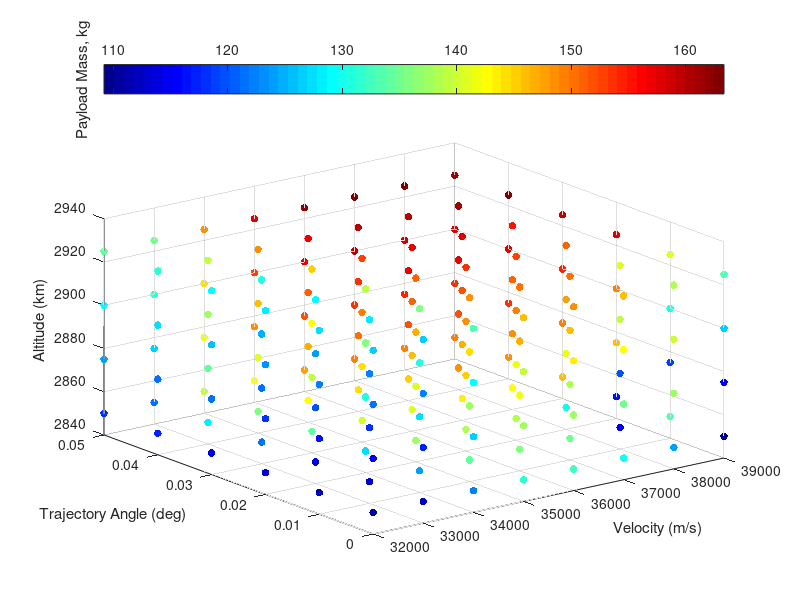
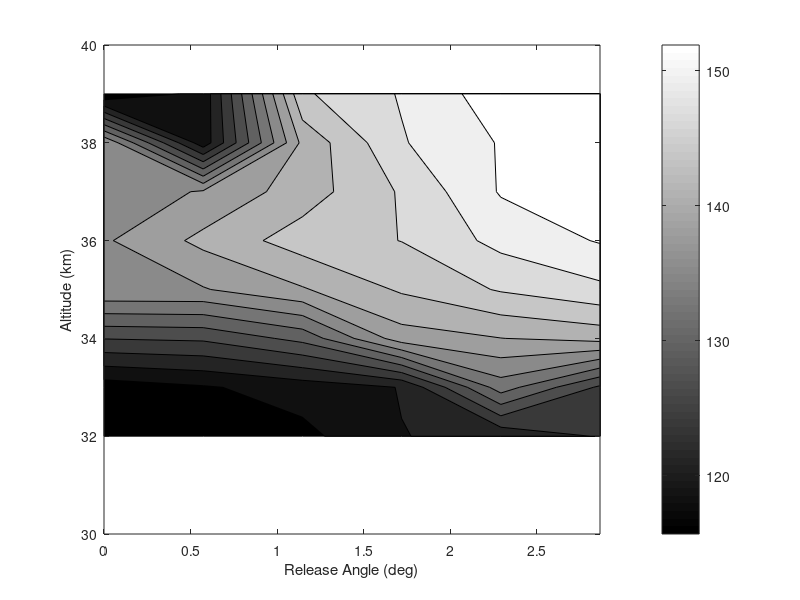

These charts were generated, in order, by the following MATLAB code: (Note: this script raises an error after producing the figures.)
% visualising third stage cost results
% clear all
ThirdStageData = sortrows(dlmread('thirdstageforvis.dat'));
Atmosphere = dlmread('atmosphere.txt');
% map = [0, 0, 0
%     0, 0, 0
%     .0, 0, 0
%     .2, 0, 0
%     .6, 0, 0.0
%     1.0, 0, 0];
% colormap(map)




colormap jet
scatter3(ThirdStageData(:,3),ThirdStageData(:,4),ThirdStageData(:,5),30,ThirdStageData(:,6), 'filled')

ylabel('Trajectory Angle (deg)')
xlabel('Velocity (m/s)')
zlabel('Altitude (km)')
c=colorbar('northoutside');
ylabel(c,'Payload Mass, kg')



% [Alt,Angle,Vel,Payload] = thirdstagemanipulation('thirdstage.dat');
% 
% [meshAlt,meshAngle,meshVel] = meshgrid(Alt,Angle,Vel);
% 
% for i = 1:length(Alt)
%     for j = 1:length(Angle)
%         for k = 1: length(Vel)
%             meshPayload(j,i,k) = interp3(meshAlt,meshAngle,meshVel,Payload,Alt(i),Angle(j),Vel(k));
% 
%         end
%     end
% end

[meshAlt,meshAngle,meshVel] = meshgrid(unique(ThirdStageData(:,3)),unique(ThirdStageData(:,4)),unique(ThirdStageData(:,5)));
meshPayload = permute(reshape(ThirdStageData(:,6),[length(unique(ThirdStageData(:,5))),length(unique(ThirdStageData(:,4))),length(unique(ThirdStageData(:,3)))]),[2 3 1]);

% 
% figure(2)
% ax1 = subplot(2,2,1);
% colormap(gray)
% C = contourf(meshAngle(:,:,1),meshAlt(:,:,1)/1000,meshPayload(:,:,1),13)
% 
% xlabel('Trajectory Angle (deg)')
% ylabel('Altitude (km)')
% title('2800 m/s')
% 
% 
% ax2 = subplot(2,2,2);
% colormap(gray)
% C = contourf(meshAngle(:,:,3),meshAlt(:,:,3)/1000,meshPayload(:,:,3),13)
% 
% xlabel('Trajectory Angle (deg)')
% ylabel('Altitude (km)')
% 
% title('2850 m/s')
% 
% ax3 = subplot(2,2,3);
% colormap(gray)
% C = contourf(meshAngle(:,:,5),meshAlt(:,:,5)/1000,meshPayload(:,:,5),13)
% 
% xlabel('Trajectory Angle (deg)')
% ylabel('Altitude (km)')
% 
% title('2900 m/s')
% 



% ax4 = subplot(2,2,4);
% colormap(gray)
% C = contourf(meshAngle(:,:,6),meshAlt(:,:,6)/1000,meshPayload3,13)
% c=colorbar('southoutside')
% c.LimitsMode = 'manual'
% c.Limits = [200 320]
% xlabel('Trajectory Angle (deg)')
% ylabel('Altitude (km)')
% ylabel(c,'Payload Mass, kg')
% 
% set([ax1 ax2 ax3 ax4],'clim',[200 320]);


 figure(200)

colormap(gray)
C = contourf(rad2deg(meshAngle(:,:,2)),meshAlt(:,:,2)/1000,meshPayload(:,:,2),13)
% C = contourf(rad2deg(meshAngle),meshAlt/1000,meshPayload,13)

xlabel('Release Angle (deg)')
ylabel('Altitude (km)')
% title('2750 m/s')
ylim([30 40])
c = colorbar;
c.Label.String = 'Payload (kg)';

% slice(threeDMAT,[1,3,5],[],[])
% colormap hsv


% contourslice(threeDMAT,[1,3,6],[],[],10)



% getting maximum values
[max1,ind1] = max(threeDMAT,[],3);

[max2,ind2] = max(max1,[],2);

ind  = [ind1(ind2),ind2] % this really doesnt tell me much, as it wants very high altitude all the time





% plotting density


figure(4)
plot(Atmosphere(:,1)/1000,  Atmosphere(:,4)),'Color','k','LineWidth',0.8;
xlim([20,40])

xlabel('Altitude (km)')
ylabel('Density (kg/m^3)')


figure(5)

[meshAngle2,meshVel2,meshAlt2] = meshgrid(Angle,Vel,Alt);

colormap(gray)

colormap(flipud(colormap))
hx = slice(meshAngle2,meshVel2,meshAlt2./1000,threeDMAT,[],[2600:100:3000],[])

% [Xq,Yq,Zq] = meshgrid([0:.5:5],[2600:100:3000],[20000:500:40000]);
% threeDMATint = interp3(meshAngle2,meshVel2,meshAlt2,threeDMAT,Xq,Yq,Zq);
% hx = slice(Xq,Yq,Zq/1000,threeDMATint,[],[2600:100:3000],[]);

caxis([220 340]) 
c=colorbar('northoutside')
c.LimitsMode = 'manual'
c.Limits = [180 320]

set(hx, 'EdgeColor', 'none');

% set(hx, 'FaceColor', 'interp'); % use this to smooth
set(hx, 'FaceColor', 'flat');

xlabel('Trajectory Angle (deg)','FontSize',17)
ylabel('Velocity (m/s)','FontSize',17)
zlabel('Altitude (km)','FontSize',17)
ylabel(c,'Payload Mass, kg','FontSize',17)
